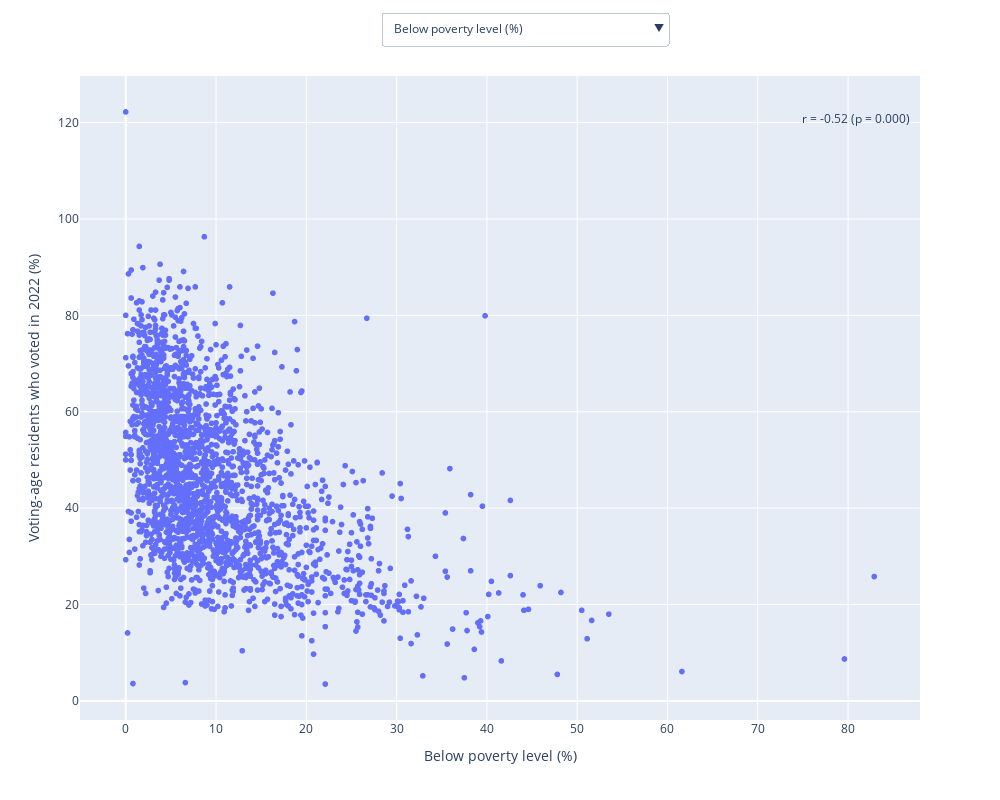

The notebook cell saved with this chart:
### Markdown cell above
Use the scatter plot below to see the correlation between the the percentage of voting-age residents who voted in Bay Area census tracts and nine other demographic indicators: the census tract's percent make-up of White, American Indian or Alaska Native, Asian, Black, Native Hawaiian or other Pacific Islander, Hispanic or Latino and mixed race residents; the percent of residents living below the poverty level and the median age of the census tract.

### Code cell
from ipynb.fs.full.plotly_function import scatter
scatter()

### Figure 1 — Plotly figure (JSON) as saved in the notebook; plotly's stock layout.template omitted (floating-point values rounded to 4 significant figures; data arrays with more than 128 entries replaced by an {"elided": "..."} marker saying what was removed)
{"data": [{"hovertemplate": "Below poverty level (%)=%{x}<br>Voting-age residents who voted in 2022 (%)=%{y}<extra></extra>", "legendgroup": "", "marker": {"color": "#636efa", "symbol": "circle"}, "mode": "markers", "name": "", "showlegend": false, "type": "scattergl", "x": {"elided": "2186 float values"}, "xaxis": "x", "y": {"elided": "2186 float values"}, "yaxis": "y"}], "layout": {"annotations": [{"showarrow": false, "text": "r = -0.52 (p = 0.000)", "x": 0.99, "xref": "paper", "y": 0.95, "yref": "paper"}], "height": 800, "legend": {"tracegroupgap": 0}, "margin": {"t": 60}, "updatemenus": [{"buttons": [{"args": [{"x": {"elided": "1x2186 float values"}, "y": {"elided": "1x2186 float values"}}, {"annotations": [{"showarrow": false, "text": "r = -0.52 (p = 0.000)", "x": 0.99, "xref": "paper", "y": 0.95, "yref": "paper"}], "xaxis": {"title": "Below poverty level (%)"}, "yaxis": {"title": "Voting-age residents who voted in 2022 (%)"}}], "label": "Below poverty level (%)", "method": "update"}, {"args": [{"x": {"elided": "1x2186 float values"}, "y": {"elided": "1x2186 float values"}}, {"annotations": [{"showarrow": false, "text": "r = -0.13 (p = 0.000)", "x": 0.99, "xref": "paper", "y": 0.95, "yref": "paper"}], "xaxis": {"title": "Asian (%)"}, "yaxis": {"title": "Voting-age residents who voted in 2022 (%)"}}], "label": "Asian (%)", "method": "update"}, {"args": [{"x": {"elided": "1x2186 float values"}, "y": {"elided": "1x2186 float values"}}, {"annotations": [{"showarrow": false, "text": "r = -0.37 (p = 0.000)", "x": 0.99, "xref": "paper", "y": 0.95, "yref": "paper"}], "xaxis": {"title": "Black (%)"}, "yaxis": {"title": "Voting-age residents who voted in 2022 (%)"}}], "label": "Black (%)", "method": "update"}, {"args": [{"x": {"elided": "1x2186 float values"}, "y": {"elided": "1x2186 float values"}}, {"annotations": [{"showarrow": false, "text": "r = -0.21 (p = 0.000)", "x": 0.99, "xref": "paper", "y": 0.95, "yref": "paper"}], "xaxis": {"title": "Native Hawaiian or other Pacific Islander (%)"}, "yaxis": {"title": "Voting-age residents who voted in 2022 (%)"}}], "label": "Native Hawaiian or other Pacific Islander (%)", "method": "update"}, {"args": [{"x": {"elided": "1x2186 float values"}, "y": {"elided": "1x2186 float values"}}, {"annotations": [{"showarrow": false, "text": "r = 0.71 (p = 0.000)", "x": 0.99, "xref": "paper", "y": 0.95, "yref": "paper"}], "xaxis": {"title": "White (%)"}, "yaxis": {"title": "Voting-age residents who voted in 2022 (%)"}}], "label": "White (%)", "method": "update"}, {"args": [{"x": {"elided": "1x2186 float values"}, "y": {"elided": "1x2186 float values"}}, {"annotations": [{"showarrow": false, "text": "r = -0.61 (p = 0.000)", "x": 0.99, "xref": "paper", "y": 0.95, "yref": "paper"}], "xaxis": {"title": "Hispanic or Latino (%)"}, "yaxis": {"title": "Voting-age residents who voted in 2022 (%)"}}], "label": "Hispanic or Latino (%)", "method": "update"}, {"args": [{"x": {"elided": "1x2186 float values"}, "y": {"elided": "1x2186 float values"}}, {"annotations": [{"showarrow": false, "text": "r = 0.01 (p = 0.570)", "x": 0.99, "xref": "paper", "y": 0.95, "yref": "paper"}], "xaxis": {"title": "Mixed race (%)"}, "yaxis": {"title": "Voting-age residents who voted in 2022 (%)"}}], "label": "Mixed race (%)", "method": "update"}, {"args": [{"x": {"elided": "1x2186 float values"}, "y": {"elided": "1x2186 float values"}}, {"annotations": [{"showarrow": false, "text": "r = -0.11 (p = 0.000)", "x": 0.99, "xref": "paper", "y": 0.95, "yref": "paper"}], "xaxis": {"title": "American Indian or Alaska Native %"}, "yaxis": {"title": "Voting-age residents who voted in 2022 (%)"}}], "label": "American Indian or Alaska Native %", "method": "update"}, {"args": [{"x": {"elided": "1x2186 float values"}, "y": {"elided": "1x2186 float values"}}, {"annotations": [{"showarrow": false, "text": "r = 0.61 (p = 0.000)", "x": 0.99, "xref": "paper", "y": 0.95, "yref": "paper"}], "xaxis": {"title": "Median age"}, "yaxis": {"title": "Voting-age residents who voted in 2022 (%)"}}], "label": "Median age", "method": "update"}], "direction": "down", "x": 0.7, "y": 1.1}], "width": 1000, "xaxis": {"anchor": "y", "autorange": true, "domain": [0, 1], "range": [-5.067, 87.97], "title": {"text": "Below poverty level (%)"}, "type": "linear"}, "yaxis": {"anchor": "x", "autorange": true, "domain": [0, 1], "range": [-3.959, 129.7], "title": {"text": "Voting-age residents who voted in 2022 (%)"}, "type": "linear"}}}
